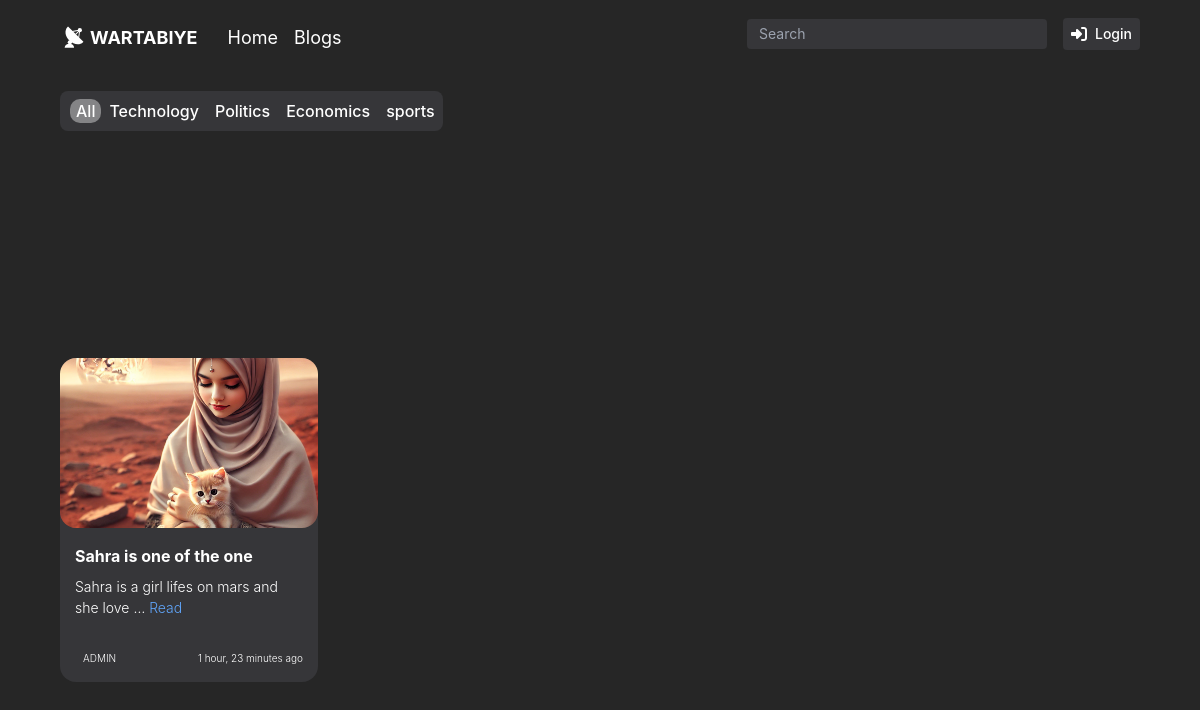
Screenshot of /blogs with the database file from the repository.
### blog/models.py (models this page shows, shortened)
class Tag(models.Model):
    name = models.CharField(max_length=20)
    def __str__(self):
        return self.name

class Blog(models.Model):
    title = models.CharField(max_length=400)
    content = models.TextField(unique=True)
    description = models.CharField(max_length=60, default="This Blog does not have description")
    author = models.ForeignKey(User, on_delete=models.CASCADE)
    created_at = models.DateTimeField(auto_now_add=True)
    thumbnail = models.ImageField(upload_to='blog/thumbnail')
    tags = models.ManyToManyField(Tag, related_name="Blog")

### blog/views.py (the view)
# urls.py: path('blogs', views.blogs, name="blogs"),
def blogs(request):
    blogs = Blog.objects.all()
    tags = Tag.objects.all()
    return render(request, 'home/blogs/all_blogs.html', {'blogs': blogs, 'tags': tags})

### blog/templates/home/blogs/all_blogs.html (shortened to what this page needs)
{% extends "base/base.html" %}
{% load static %}
{% block css %}
<link rel="stylesheet" href="{% static "css/all_blogs.css" %}">
{% endblock css %}
{% block content %}
{% include "navbar/navbar.html" %}
<div class="grid h-screen  mx-[32px] md:mx-[64px] lg:mx-[60px]">
    <div class="w-fit col-span-1 h-10 mt-10 rounded-lg bg-[#363639]">
        <ul class="flex items-center w-fit-content mt-2 text-white cursor-pointer font-medium">
            <li class="ml-[10px] active" onclick="handleClick(this)">All</li>
            {% for tag in tags %}
            <li class="tag ml-2 mr-2" onclick="handleClick(this)"  data-tag="{{ tag.name|lower }}" >{{ tag.name }}</li>
            {% endfor %}
        </ul>
    </div>
    <div class=" grid grid-cols-1 gap-4 h-[400px] md:grid-cols-2 mt-[-60px] md:mt-[-40px] lg:mt-[-70px] lg:grid-cols-4">
        {% for blog in blogs %}
            <div class="blog h-fit bg-[#363639] rounded-[16px] cursor-pointer" data-name="{{ blog.title|lower }}" data-tags="{{ blog.tags.all|join:", " }}">
                <a href="{% url "blog_reading" blog.id %}">
                    <img class="rounded-[16px] blog-image-cover" src="{{ blog.thumbnail}}">
                    <div class="mt-4 mx-[15px]">
                        <h1 class="text-white font-bold text-[16px]">
                            {{ blog.title }}
                        </h1>
                        <p class="text-white whitespace-normal break-words font-light mt-2 text-[14px]">
                            {{ blog.description|truncatewords:10|safe }} <a class="text-blue-400" href="{% url "blog_reading" blog.id %}">Read</a>
                        </p>
                    </div>
                </a>
                <div class="flex justify-between items-center mx-[15px] mt-6 h-10">
                    <div class="flex justify-between items-center">
                        <p class="text-white font-light text-[10px] ml-2 mt-[-8px]">
                            {{ blog.author|upper }}
                        </p>
                    </div>
                    <p class="text-white font-light text-[10px] mt-[-8px]">{{ blog.created_at|timesince }} ago</p>
                </div>
            </div>
            {% endfor %}
    </div>
  </div>
{% endblock content %}

### blog/static/css/all_blogs.css (style rules this page uses)
.w-fit-content { width: fit-content; }
.active { background-color: #848486; padding-left: 6px; padding-right: 6px; border-radius: 10px; transition: .2s linear; }
.blog-image-cover { width: 100%; height: 170px; object-fit: cover; border-radius: 16px; }

### rows the page displays
Tag: name "Technology"
Tag: name "Politics"
Tag: name "Economics"
Tag: name "sports"
Blog: thumbnail (picture), title "Sahra is one of the one", description "Sahra is a girl lifes on mars and she love …", author "ADMIN", created_at "1 hour, 23 minutes"
